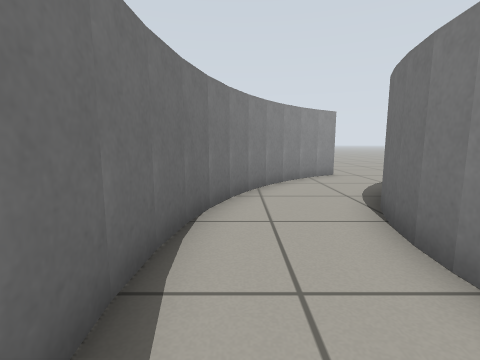
View 1 (above)

13 first-person views from a walk through a Gazebo world. The camera is 0.61 m above the floor, tilts 8° down and sees 85° across. The floor is counted in squares, 0.5 m on a side. Each view is taken from the middle of a square. On the plan, view 1 faces up. The plan holds only what a view shows up to about 12 squares ahead; the rest is blank.

View 2
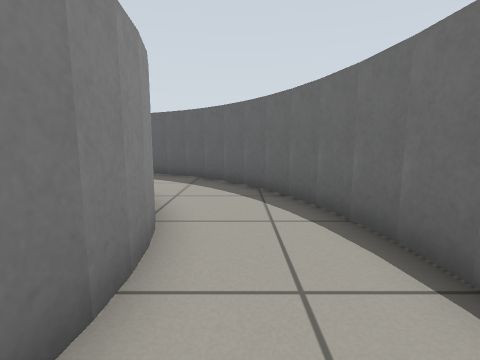

View 3
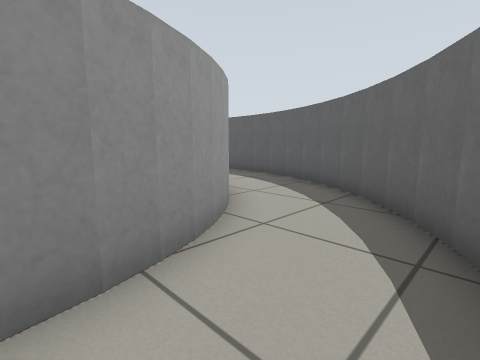

View 4
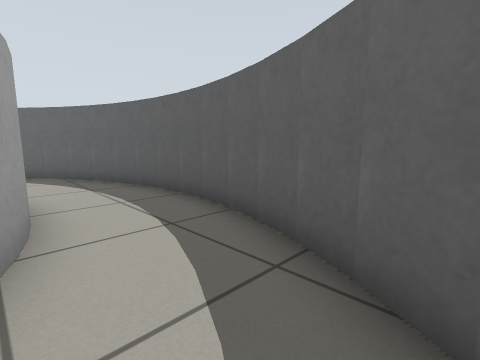

View 5
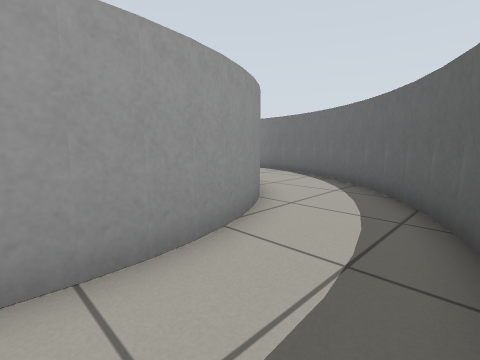

View 6
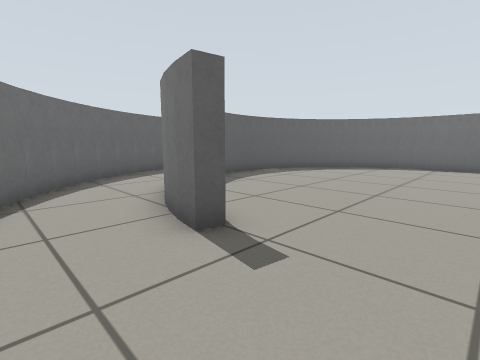

View 7
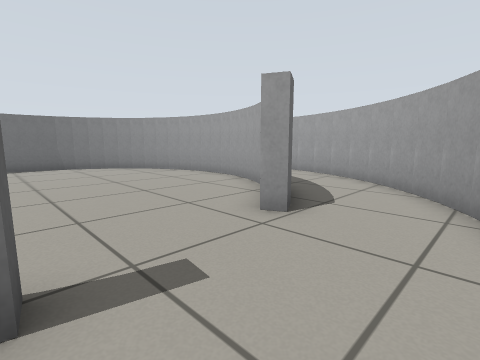

View 8
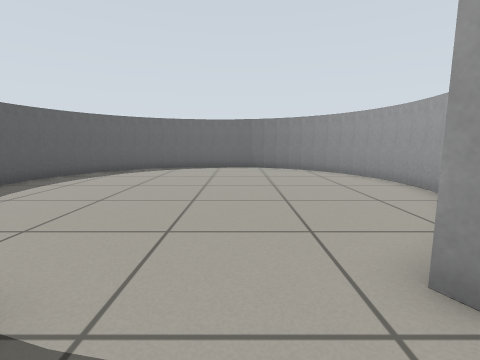

View 9
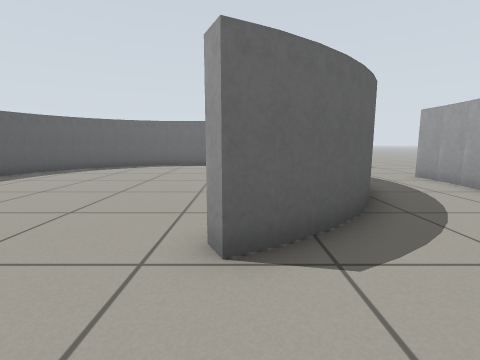

View 10
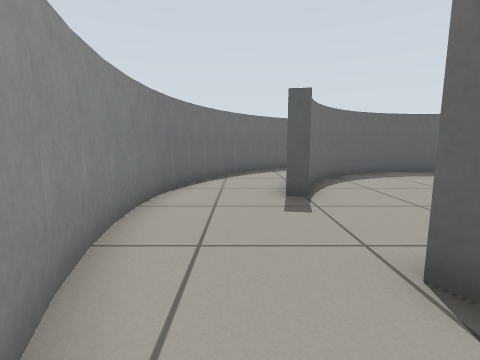

View 11
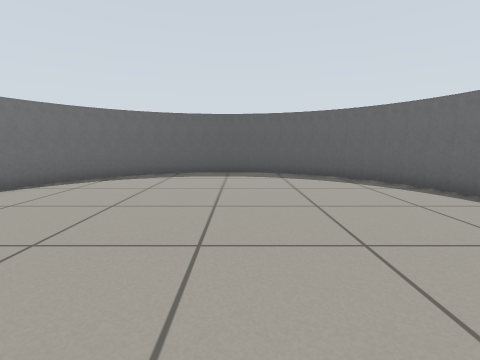

View 12
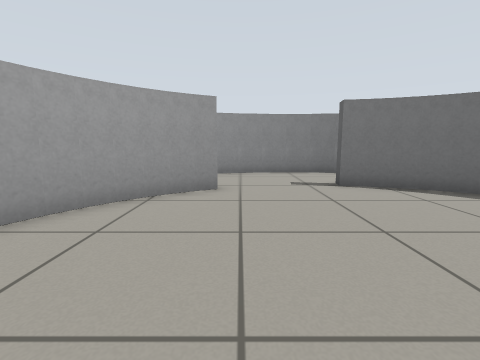

View 13
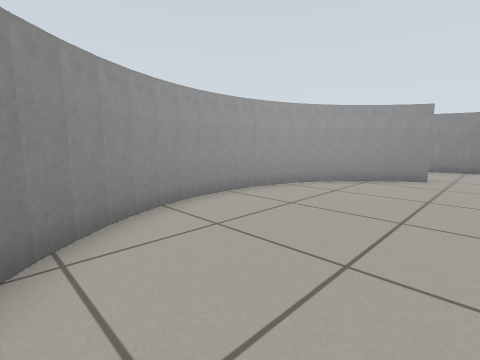

### Floor plan
Key: @ floor where view 1 was taken; # wall or solid block; . floor.
Columns run from 1 left of view 1 to 18 right of it. Each row starts with its distance up from view 1.
 12       ...####
 11      .......####
 10     #.. .......##
  9    ##..   ......##
  8   # ...#######...##
  7  ##..###.....##...#
  6  #...#........##..##
  5 ##..##.........#...#
  4 #...#..............#
  3 #..##..............#
  2 #..#...............#
  1 #..##...........#..#
  0 #@..#..........##..#
 -1 ##..##.........#...#
 -2  #...##.......##..##
 -3  ##...##.....##...#
 -4   # ...#######...##
 -5    ##...........##
 -6     ##.........##
 -7      ####...####
 -8         #####

Positions as (right, up) in squares from view 1, and headings:
1: (0, 0), facing up
2: (1, 4), facing down
3: (0, 1), facing down-right
4: (3, -4), facing down-right
5: (8, -7), facing up-right
6: (17, 4), facing down-left
7: (17, 1), facing up-left
8: (16, 3), facing left
9: (17, 5), facing left
10: (16, 7), facing down
11: (8, 7), facing down
12: (7, 4), facing right
13: (4, 3), facing up-right
